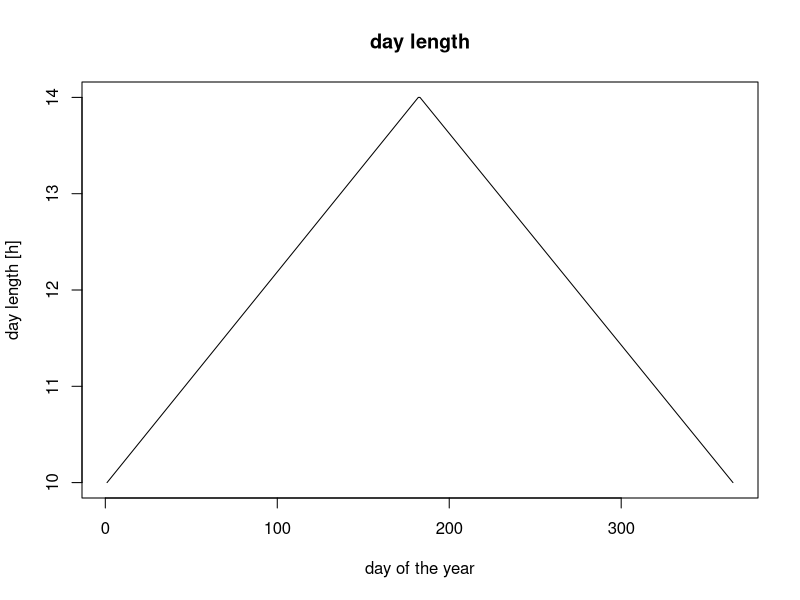
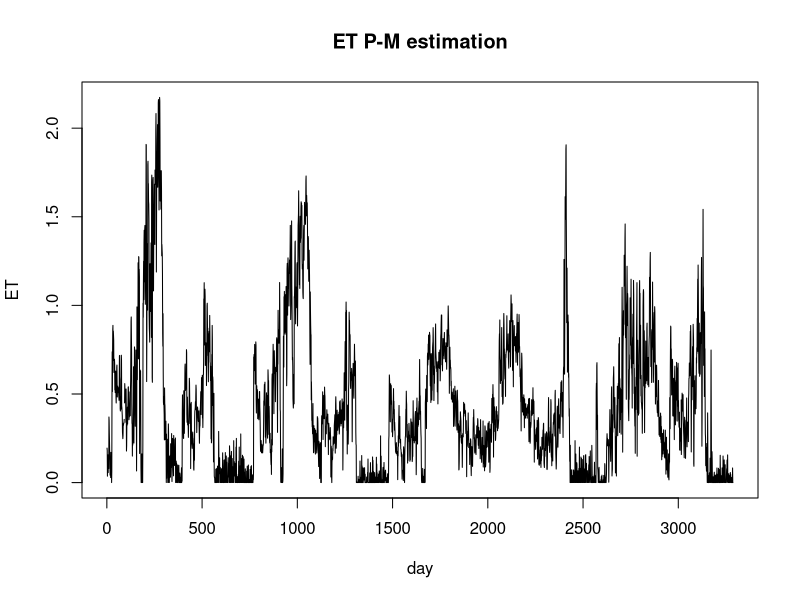
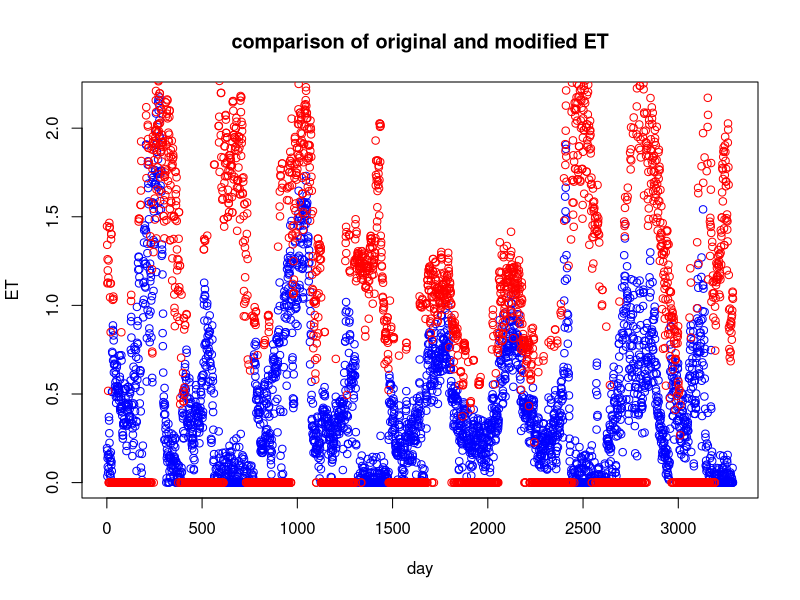
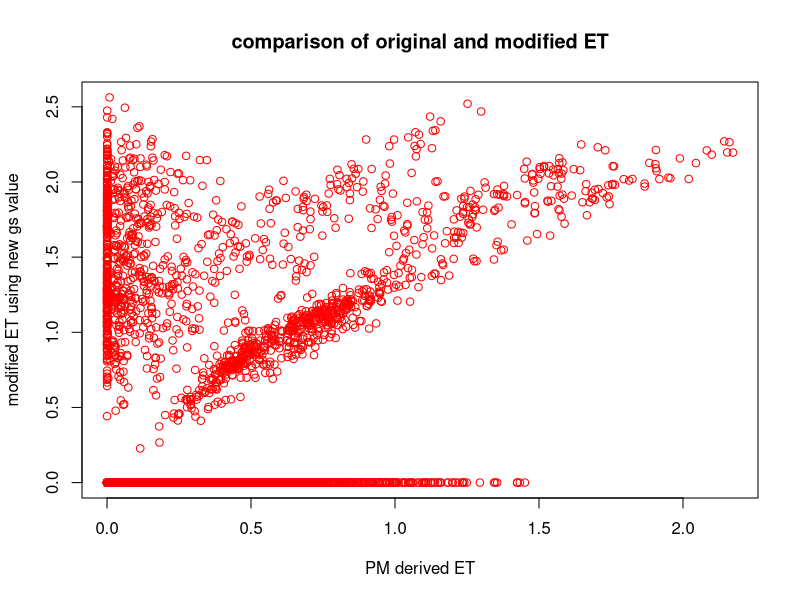
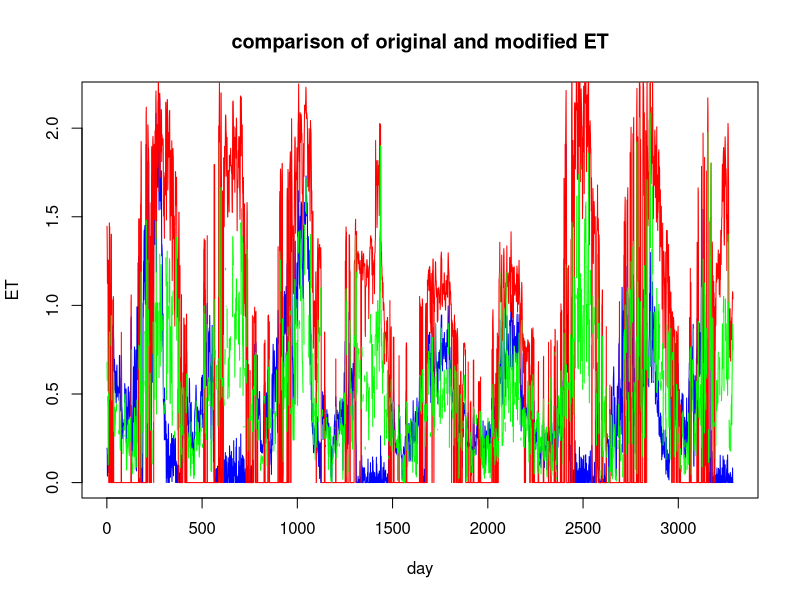
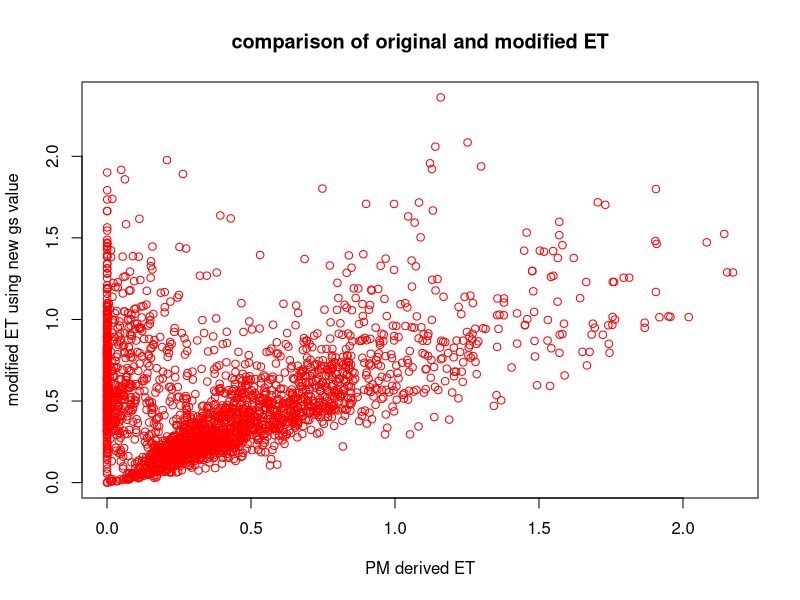

R code for these plots, in order:
## ---- chunk 1
knitr::opts_chunk$set(echo = TRUE)
## ---- chunk 2
metdata = read.table("metdata.txt", sep="", header=T)
summary(metdata)
## ---- chunk 3
# estimate daylength in Jerusalem
# day length in Jerusalem ranges between 10 to 14 h
# estimate day length for each half of the year and concatanate
daylength<-seq(from = 10, to = 14, length.out =((365-1)/2))
daylength2<-seq(from = 14, to = 10, length.out =((365)/2))
daylengthJer<-c(daylength,daylength2)

#fit the right daylength according to the day of the year
daynum<-metdata$yd
daylengthbynum=rep(0,length(daynum))

for (ii in 1:length(daylengthbynum)) {
  daylengthbynum[ii]=daylengthJer[daynum[ii]]
}

plot(daylengthJer, type='l',main='day length',xlab='day of the year',ylab='day length [h]')
## ---- chunk 4
#' Penman Montieth Equation
#' 
#' THis function computer evapotranspiration based on radiation, conductance etc
#' 

#' @param        Tair    (deg C) air temperature
#' @param    vpd     (Pa)    vapour pressure deficit
#' @param     Rnet    (j/m2/day)      net radiation
#' @param     gs      (s/mm)  surface conductance
#' @param     ga      (s/mm)  aerodynamic conductance
#' @param     CP  =      1010.0 (J/kg*K) specific heat of air
#' @param    Pair = 101325 (Pa)
#' @author Naomi
#' @return Evapotranspiration (mm/day)
 
 
penman_montieth =
function(Tair, vpd, Rnet, gs,ga, dayl, CP=1010, Pair=101325) {
  
  #       Internal Variables
  #
  #       rho     (kg/m3)         density of air
  #       CP      (K/jg/degC)     specific heat of air
  #       lhvap   (J/kg)          latent heat of vapourization H20
  #       s       (Pa/degC)       slope of sat vpd vs T curve
  #       rs      (s/m)   surface resistance
  #       ra      (s/m)   aerodynamic resistance
  

  # convert Rnet to daytime value in j/m2/s
  Rnet = Rnet / (60*60*dayl)
  
  # convert conductance to resistance and change units
  rs = 1000.0/gs
  ra = 1000.0/ga
  
  # Assign tk (Kelvins)
  tk = Tair + 273.15
  
  #       Density of air (rho) as a fn. of air temp.
  rho = 1.292 * ( 0.00428 * Tair )
  
  #       Latent heat of vapourization as a fn. of Tair.
  lhvap = 2.5023e6 - 2430.54 * Tair
  
  #       Temperature offsets for slope estimates
  dt = 0.2
  t1 = Tair + dt
  t2 = Tair - dt
  
  #       Saturation vapour pressures at t1 and t2(Pa)
  pvs1 = 610.7 * exp(17.38 * t1 / ( 239.0 + t1))
  pvs2 = 610.7 * exp(17.38 * t2 / ( 239.0 + t2))
  
  #       Slope of pvs vs T curve at Tair (Pa/deg C)
  s = ( pvs1 -   pvs2 ) / ( t1 -  t2 )
  
  #       Calculate gamma
  gamma = CP * Pair / ( lhvap )
  
  
  #       Evaporation in W/m2
  et = ((s*Rnet) + (rho*CP*vpd/ra)) / (gamma*(1.0 + rs/ra) +s)
  
  
  #       mH20/s = W/m2 * 1kgH20/lhvap J * 1m3H20/1000kGH20
  ewater = ( et/ ( lhvap * 1000 ))
  
  # mmH20/day
  ewater.day = ewater * dayl*60*60 * 1000
  
  # return from your function
  ewater.day
}

## ---- chunk 5

# calculate et using the PM function of N.Tague
et<-penman_montieth (Tair=metdata$tavg,vpd = metdata$vpd, Rnet=metdata$rnet,gs=metdata$gs, ga=metdata$ga, dayl=daylengthbynum, CP=1010, Pair=101325)
plot(et,type='l',main='ET P-M estimation', xlab='day', ylab='ET')

## ---- chunk 6
# this function modifies the gs value according to the Naomi's example

#' @param        Tair    (deg C) air temperature
#' @param     gs      (s/mm)  surface conductance
#' @author Yoav BD
#' @return new gs (s/mm)

modified_gs=
  function(gs, Tair){
  cond1=mean(Tair)
  maxgs=max(gs)
  # calculate ET
  newgs=ifelse (Tair >= cond1, maxgs, 0)
}
## ---- chunk 7
# evaluate a new gs using a basic if function
new_gs <-modified_gs(gs=metdata$gs, Tair=metdata$tavg)
et_newgs<-penman_montieth (Tair=metdata$tavg,vpd = metdata$vpd, Rnet=metdata$rnet,gs=new_gs, ga=metdata$ga, dayl=daylengthbynum, CP=1010, Pair=101325)

# plot both et calculated values
plot(et, main='comparison of original and modified ET',col="blue",ylab='ET', xlab='day')
points(et_newgs, main='comparison of original and modified ET',col="red")
# plot a comparison of the two et values
plot(et,et_newgs,type="p",col="red", main='comparison of original and modified ET',xlab='PM derived ET', ylab='modified ET using new gs value')
## ---- chunk 8
# Modify gs values:
# gs is defined by its max value, multiplied with relative Tair scale factor and scaled vpd

#' @param    Tair    (deg C) air temperature
#' @param    vpd     (Pa)    vapour pressure deficit
#' @param    gs      (s/mm)  surface conductance
#' @author Yoav BD
#' @return Evapotranspiration (mm/day)


modified_gs2 =
  function(Tair, vpd, gs) {
    # find max value of gs 
    maxgs=max(gs)

    # parametrize a linear gs-t relationship
    xval=seq(from=min(Tair) , to=max(Tair), by=0.001 )
    yval=seq(from=0.8 , to=1, length.out =length(xval))
    gstfactor=rep(0,length(gs))
    for (ii in 1:length(gs)) {
      gstfactor[ii]=yval[match(Tair[ii],xval)]
    }

    # scale the vpd values
    scaledvpd=vpd/max(vpd)
    
    newgs=maxgs*scaledvpd*gstfactor
  }
## ---- chunk 9
new_gs2 <-modified_gs2(gs=metdata$gs, Tair=metdata$tavg, vpd=metdata$vpd)
et_newgs2<-penman_montieth (Tair=metdata$tavg,vpd = metdata$vpd, Rnet=metdata$rnet,gs=new_gs2, ga=metdata$ga, dayl=daylengthbynum, CP=1010, Pair=101325)

# plot both et calculated values
plot(et,type='l', main='comparison of original and modified ET',col="blue",ylab='ET', xlab='day')
lines(et_newgs, col="red")
lines(et_newgs2, col="green")

# plot a comparison of the two et values
plot(et,et_newgs2,type="p",col="red", main='comparison of original and modified ET',xlab='PM derived ET', ylab='modified ET using new gs value')
